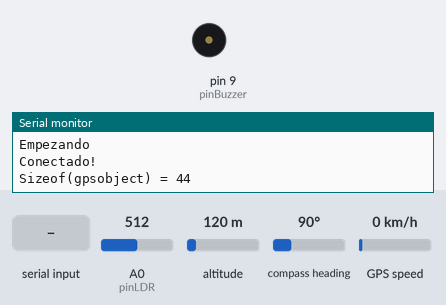
The sketch below on a simulated Arduino Uno, built with avr-gcc and run on an emulated ATmega328P. Shown: buzzer (waves = sounding), the last lines printed to the serial monitor. The test bench sets the inputs (shaded band); at power-on: A0 (pinLDR) = 512, altitude 120 m, compass heading 90°, GPS speed 0 km/h. The GPS gets a fix after 3 s at 37.7749, -122.4194 with 8 satellites; the modem accepts every AT command (registered, SIM ready, sends succeed) and sends nothing else.

Above: at 3.2 s.
3.3 s: "true" received over the second serial link
7.0 s: A0 (pinLDR) set to 582
8.9 s: A0 (pinLDR) set to 607
At 10.9 s:
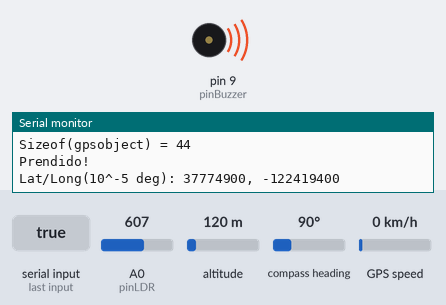
11.5 s: "false" received over the second serial link
At 13.7 s:
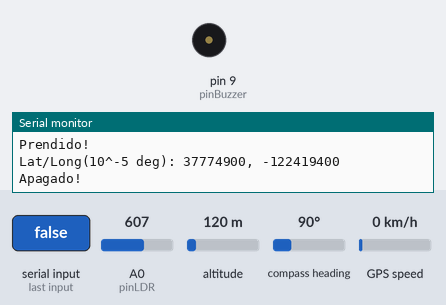
Timing chart, 0 to 15.1 s (numbered marks = the images above; inputs shaded):
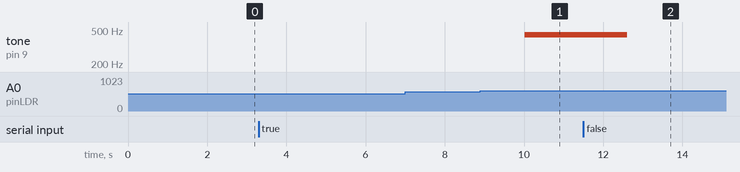

Measured:
- the behaviour switches between 600 and 601 on A0 (pinLDR) (found by bisection; images 0 and 1)
- after the input at 7.0 s, every drawn part: stays the same
- after the input at 8.9 s, tone on pin 9 (pinBuzzer): silent → 440 Hz after 1.1 s
- after the input at 11.5 s, tone on pin 9 (pinBuzzer): 440 Hz → silent after 1.1 s

The sketch:

Materiales.ino
```cpp
#include <SoftwareSerial.h>
#include <TinyGPS.h>

//GPS
SoftwareSerial gpsSerial(6, 5);
TinyGPS gps;
void gpsdump(TinyGPS &gps);

//Wifi:
#define RX 10
#define TX 11
String AP = "andres";       // CHANGE ME
String PASS = "andres12"; // CHANGE ME
String HOST = "157.253.238.75";
String PORT = "8080";
int countTrueCommand, countTimeCommand;
boolean found = false;
boolean prendido = false;
SoftwareSerial esp8266(RX, TX);

//Buzzer
const int pinBuzzer = 9;
const int pinLDR = A0;
int threshold = 600;
int valorLDR = 0;

void setup()
{
  Serial.begin(9600);
  Serial.println("Empezando");
  delay(1000);
  //Conexion
  esp8266.begin(115200);
  sendCommand("AT", 5, "OK", false);
  sendCommand("AT+CWMODE=1", 5, "OK", false);
  sendCommand("AT+CWJAP=\"" + AP + "\",\"" + PASS + "\"", 20, "OK", true);
  //Buzzer
  pinMode(pinLDR, INPUT);
  gpsSerial.begin(9600);
  Serial.print("Sizeof(gpsobject) = ");
  Serial.println(sizeof(TinyGPS));
  delay(1000);
}

void loop() {
  esp8266.listen();
  String getData = "GET /materiales/api/maleta/prendido";
  sendCommand("AT+CIPMUX=1", 5, "OK", false);
  sendCommand("AT+CIPSTART=0,\"TCP\",\"" + HOST + "\"," + PORT, 15, "OK", false);
  sendCommand("AT+CIPSEND=0," + String(getData.length() + 4), 4, ">", false);
  esp8266.println(getData);
  countTrueCommand++;
  esp8266.println("+IPD,12:");
  String inData = "";
  while (esp8266.available())
  {
    inData = inData + esp8266.readString();
    delay(100);
  }
  sendCommand("AT+CIPCLOSE=0", 5, "OK", false);
  if (inData.indexOf("true") > 0) {
    prendido = true;
    Serial.println("Prendido!");
    String Slat = "";
    String Slon = "";
    gpsSerial.listen();
    bool newdata = false;
    unsigned long start = millis();
    while (millis() - start < 10000) {
      if (gpsSerial.available()) {
        char c = gpsSerial.read();
        if (gps.encode(c)) {
          newdata = true;
          break;  // uncomment to print new data immediately!
        }
      }
    }
    if (newdata) {
      long lat, lon;
      unsigned long age, chars;
      unsigned short sentences, failed;
      gps.get_position(&lat, &lon, &age);
      Serial.print("Lat/Long(10^-5 deg): "); Serial.print(lat); Serial.print(", "); Serial.println(lon);
      Slon = String(lon);
      Slat = String(lat);
      gps.stats(&chars, &sentences, &failed);
    }
    // Manda la info al servidor.
    esp8266.listen();

    String getData2 = "GET /materiales/api/ping?lat="+Slat+"&lon="+Slon;
    sendCommand("AT+CIPMUX=1", 5, "OK", false);
    sendCommand("AT+CIPSTART=0,\"TCP\",\"" + HOST + "\"," + PORT, 15, "OK", false);
    sendCommand("AT+CIPSEND=0," + String(getData2.length() + 4), 4, ">", false);
    esp8266.println(getData2);
    countTrueCommand++;
    esp8266.println("+IPD,12:");
    String inData2 = "";
    while (esp8266.available())
    {
      inData2 = inData2 + esp8266.readString();
      delay(100);
    }
    sendCommand("AT+CIPCLOSE=0", 5, "OK", false);

  }
  if (inData.indexOf("false") > 0) {
    if (prendido == true) {
      Serial.println("Apagado!");
    }
    prendido = false;
  }
  valorLDR = analogRead(pinLDR);
  if (valorLDR > threshold && prendido == true) {
    tone(pinBuzzer, 440);
  }
  else {
    noTone(pinBuzzer);
  }
}

void sendCommand(String command, int maxTime, char readReplay[], boolean avisar) {
  while (countTimeCommand < (maxTime * 1))
  {
    esp8266.println(command);//at+cipsend
    if (esp8266.find(readReplay)) //ok
    {
      found = true;
      break;
    }
    countTimeCommand++;
  }
  if (found == true)
  {
    if (avisar == true)
    {
      Serial.println("Conectado!");
    }
    countTrueCommand++;
    countTimeCommand = 0;
  }
  if (found == false)
  {
    if (avisar == true)
    {
      Serial.println("Fail");
    }
    countTrueCommand = 0;
    countTimeCommand = 0;
  }
  found = false;
}
```
